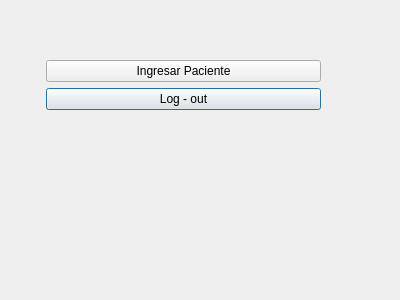
<?xml version="1.0" encoding="UTF-8"?>
<ui version="4.0">
 <class>Dialog</class>
 <widget class="QDialog" name="Dialog">
  <property name="geometry">
   <rect>
    <x>0</x>
    <y>0</y>
    <width>400</width>
    <height>300</height>
   </rect>
  </property>
  <property name="windowTitle">
   <string>Dialog</string>
  </property>
  <widget class="QWidget" name="formLayoutWidget">
   <property name="geometry">
    <rect>
     <x>40</x>
     <y>60</y>
     <width>281</width>
     <height>61</height>
    </rect>
   </property>
   <layout class="QFormLayout" name="formLayout">
    <item row="1" column="1">
     <widget class="QPushButton" name="Salir">
      <property name="text">
       <string>Log - out</string>
      </property>
     </widget>
    </item>
    <item row="0" column="1">
     <widget class="QPushButton" name="Boton">
      <property name="text">
       <string>Ingresar Paciente</string>
      </property>
     </widget>
    </item>
   </layout>
  </widget>
 </widget>
 <resources/>
 <connections/>
</ui>
